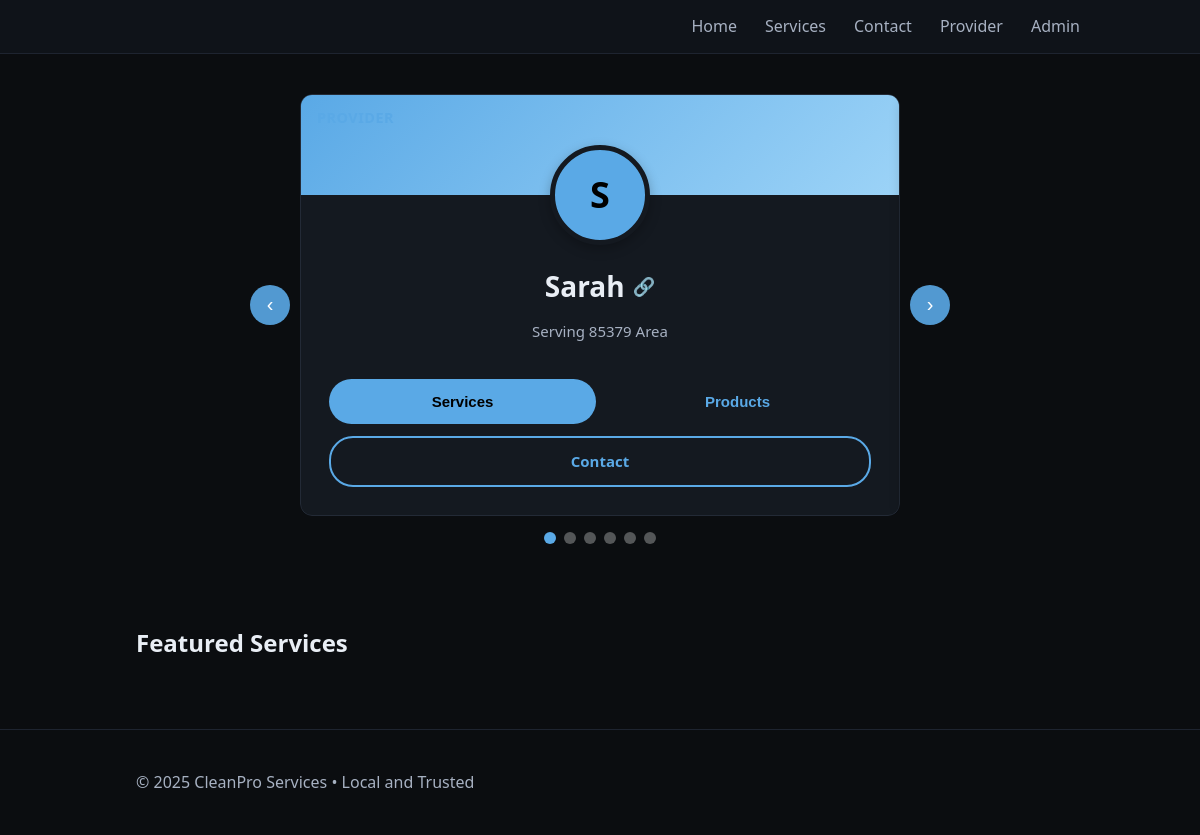
The page / on the database its author committed.
### tables this page shows
CREATE TABLE providers (
              id INTEGER PRIMARY KEY AUTOINCREMENT,
              email TEXT UNIQUE NOT NULL,
              password_hash TEXT NOT NULL,
              first_name TEXT,
              business_name TEXT,
              phone TEXT,
              base_zip TEXT,
              address TEXT,
              about TEXT,
              profile_photo TEXT,
              active INTEGER NOT NULL DEFAULT 1,
              created_at TEXT NOT NULL
            );

### app.py (the view, shortened to what this page needs)
    @app.route("/")
    def home():
        if session.get('provider'):
            featured_provider_id = session.get('provider_id', 0)
            show_carousel = False
        else:
            featured_provider_id = 0  # Default fallback
            show_carousel = True
        with closing(get_db()) as db:
            cur = db.cursor()
            services = []
            products = []
            all_providers = []
            all_provider_services = {}
            all_provider_products = {}
            if show_carousel:
                cur.execute("SELECT first_name, business_name, contact_email, phone, base_zip, address, about, profile_photo FROM profile WHERE id = 1")
                admin_row = cur.fetchone()
                cur.execute("SELECT COUNT(*) FROM services WHERE provider_id = 0 AND active = 1")
                admin_service_count = cur.fetchone()[0]
                cur.execute("SELECT id, first_name, business_name, phone, base_zip, address, about, profile_photo FROM providers WHERE active = 1 ORDER BY business_name")
                provider_rows = cur.fetchall()
                for provider_row in provider_rows:
                    first_name = provider_row["first_name"] or ""
                    business_name = provider_row["business_name"] or ""
                    provider_id = provider_row["id"]
                    if business_name in ["", "Individual", "Service Provider"] or not business_name.strip():
                        display_business_name = f"{first_name.capitalize()}'s Services" if first_name else "Service Provider"
                    else:
                        display_business_name = business_name
                    provider_data = {
                        "id": provider_id,
                        "first_name": first_name.capitalize() if first_name else "",
                        "business_name": display_business_name,
                        "contact_email": "",  # Providers don't expose email publicly
                        "phone": provider_row["phone"] or "",
                        "base_zip": provider_row["base_zip"] or "",
                        "address": provider_row["address"] or "",
                        "about": provider_row["about"] or "",
                        "profile_photo": provider_row["profile_photo"] or ""
                    }
                    all_providers.append(provider_data)
                    cur.execute("SELECT id, title, description, price, posted_by FROM services WHERE provider_id = ? AND active = 1 ORDER BY created_at DESC LIMIT 6", (provider_id,))
                    provider_services = cur.fetchall()
                    all_provider_services[provider_id] = [dict(row) for row in provider_services]
                    cur.execute("SELECT id, title, description, price FROM products WHERE provider_id = ? AND active = 1 ORDER BY created_at DESC LIMIT 6", (provider_id,))
                    provider_products = cur.fetchall()
                    all_provider_products[provider_id] = [dict(row) for row in provider_products]
                profile = all_providers[0] if all_providers else None
                services = all_provider_services.get(0, []) if all_provider_services else []
                products = all_provider_products.get(0, []) if all_provider_products else []
        return render_template("index.html",
                             services=services,
                             products=products,
                             profile=profile,
                             featured_provider_id=featured_provider_id,
                             show_carousel=show_carousel,
                             all_providers=all_providers,
                             all_provider_services=all_provider_services,
                             all_provider_products=all_provider_products,
                             title="Home")

### app.py (called while the page is built)
def get_db():
    conn = sqlite3.connect(DB_PATH)
    conn.row_factory = sqlite3.Row
    return conn

### templates/index.html (shortened to what this page needs)
{% extends "base.html" %}
{% block content %}
{% if (show_carousel and all_providers|length > 0) or (not show_carousel and profile) %}
<section class="profile-hero">
  {% if show_carousel and all_providers|length > 1 %}
    <div class="provider-carousel">
      <div class="carousel-container">
        <button class="carousel-btn prev" id="prevBtn">‹</button>
        <div class="carousel-track-container">
          <div class="carousel-track" id="carouselTrack">
            {% for provider in all_providers %}
            <div class="profile-card carousel-slide" data-provider-id="{{ provider.id }}">
              <div class="profile-header">
                <div class="provider-label">provider</div>
              </div>
              <div class="profile-avatar">
                {% if provider.profile_photo and provider.profile_photo.strip() %}
                  <img src="{{ provider.profile_photo }}" alt="Profile Photo" class="avatar-image">
                {% else %}
                  <div class="avatar-placeholder">
                    {{ (provider.first_name or provider.business_name or 'P')[0]|upper }}
                  </div>
                {% endif %}
              </div>
              <div class="profile-info">
                <h1 class="profile-name">
                  {% if provider.first_name %}
                    {{ provider.first_name }}
                    {% if provider.business_name and provider.business_name != provider.first_name %}
                      <span class="linkedin-icon">🔗</span>
                    {% endif %}
                  {% else %}
                    {{ provider.business_name or "Professional Services" }}
                  {% endif %}
                </h1>
                <p class="profile-title">
                  {% if provider.base_zip %}
                    Serving {{ provider.base_zip }} Area
                  {% else %}
                    Local Service Provider
                  {% endif %}
                </p>
              </div>
              <div class="profile-actions">
                <div class="action-buttons">
                  <button class="btn profile-btn tab-btn active" data-tab="services">Services</button>
                  <button class="btn profile-btn tab-btn" data-tab="products">Products</button>
                </div>
                <a class="btn profile-btn secondary" href="{{ url_for('contact') }}">Contact</a>
              </div>
            </div>
            {% endfor %}
          </div>
        </div>
        <button class="carousel-btn next" id="nextBtn">›</button>
      </div>
      <div class="carousel-indicators">
        {% for provider in all_providers %}
        <button class="indicator {% if loop.first %}active{% endif %}" data-slide="{{ loop.index0 }}"></button>
        {% endfor %}
      </div>
    </div>
  {% endif %}
</section>
{% endif %}
{% if (services and services|length > 0) or show_carousel %}
<section class="featured-section" id="featuredSection">
  <h2 id="featuredTitle">Featured Services</h2>
</section>
{% endif %}
{% endblock %}

### templates/base.html (shortened to what this page needs)
<!doctype html>
<html lang="en">
<head>
  <link href="{{ url_for('static', filename='styles.css') }}?v=20251011-3" rel="stylesheet">
</head>
<body>
  <header class="site-header">
    <div class="container header-inner">
      <nav id="site-nav" class="nav">
        <a href="{{ url_for('home') }}" class="nav-link">Home</a>
        <a href="{{ url_for('services') }}" class="nav-link">Services</a>
        <a href="{{ url_for('contact') }}" class="nav-link">Contact</a>
        {% if session.get('provider') %}
          <a href="{{ url_for('provider_dashboard') }}" class="nav-link">Provider</a>
          <a href="{{ url_for('provider_change_password') }}" class="nav-link">Change Password</a>
          <form action="{{ url_for('provider_logout') }}" method="post" class="inline-form"><button type="submit" class="linklike">Logout</button></form>
        {% else %}
          <a href="{{ url_for('provider_login') }}" class="nav-link">Provider</a>
        {% endif %}
        {% if session.get('admin') %}
          <a href="{{ url_for('admin_dashboard') }}" class="nav-link admin-link">Admin</a>
          <a href="{{ url_for('admin_change_password') }}" class="nav-link admin-link">Change Password</a>
          <form action="{{ url_for('admin_logout') }}" method="post" class="inline-form"><button type="submit" class="linklike">Logout</button></form>
        {% else %}
          <a href="{{ url_for('admin_login') }}" class="nav-link admin-link">Admin</a>
        {% endif %}
      </nav>
    </div>
  </header>
  <main class="container">
    {% block content %}{% endblock %}
  </main>
  <footer class="site-footer">
    <div class="container">
  <p>&copy; {{ current_year }} {{ profile.business_name or "Your Mom's Services" }} • Local and Trusted</p>
    </div>
  </footer>
</body>
</html>

### rows shown on the page
providers: first_name "S", first_name "Sarah", base_zip "85379", business_name "CleanPro Services"
